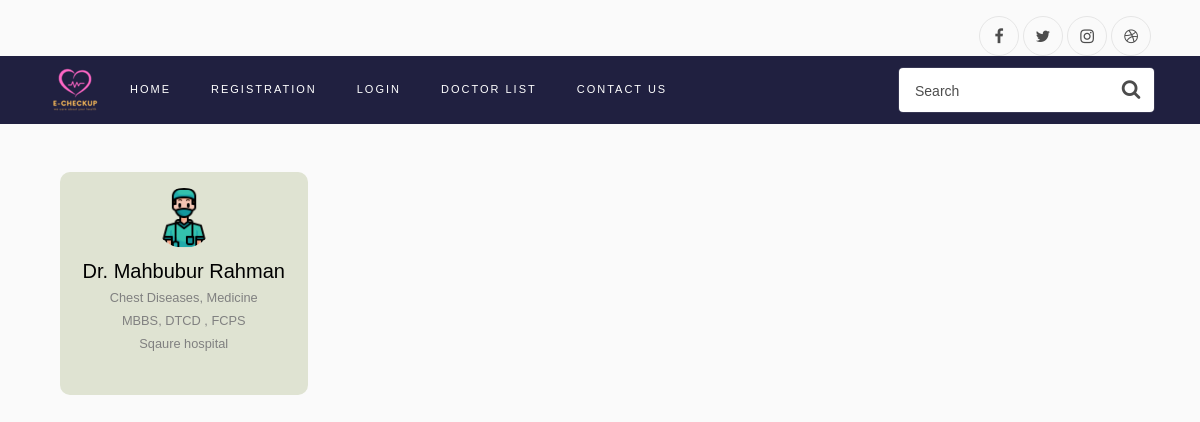
Page /doctor_list/ on the earlier database version.
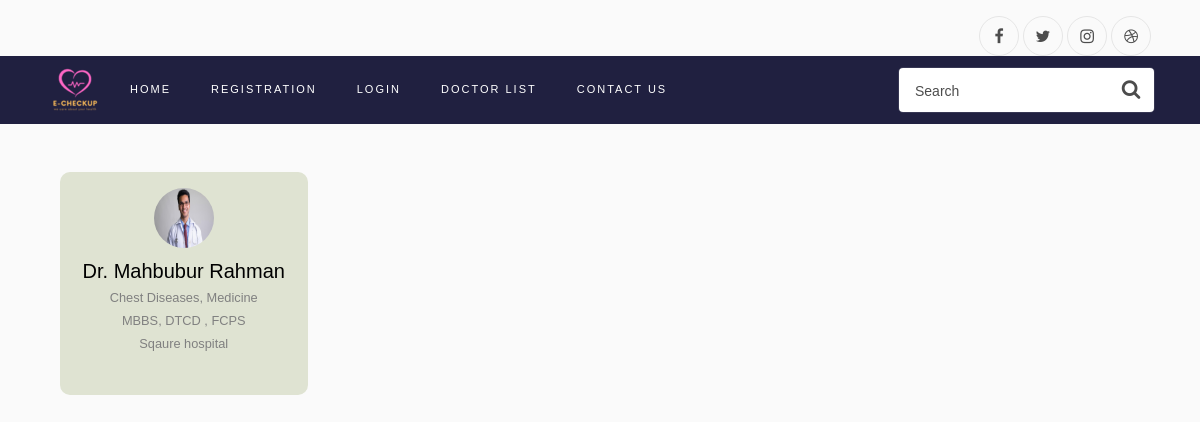
Same page on the later database version.
### userManagement/models.py (models this page shows, shortened)
class DoctorProfile(models.Model):
    image = models.ImageField(upload_to='doctor/', blank=True, null=True, default="doctor/default_icon.png",)
    user = models.ForeignKey(User, default=None, on_delete=models.CASCADE)
    name = models.CharField(max_length=50,blank=True,null=True)
    email = models.EmailField(blank=True,null=True)
    status = models.BooleanField(blank=True,null=True,default=True)
    degree = models.CharField(max_length=500,blank=True,null=True)
    hospital_name = models.CharField(max_length=100,blank=True,null=True)
    speciality = models.CharField(max_length=100,blank=True,null=True)
    def create_user_profile(sender, instance, created, **kwargs):
        if created and instance.type == Types.Doctor:
            DoctorProfile.objects.create(user=instance)
            DoctorTiming.objects.create(doctor=instance)
    post_save.connect(create_user_profile, sender=Doctor)

### userManagement/views.py (the view)
# urls.py: path('doctor_list/',userView.doctor_list,name='doctor_list'),
def doctor_list(request):
    doctors = DoctorProfile.objects.all()
    context={
        'doctors':doctors
    }
    return render(request, 'userManagement/doctorList.html', context)

### userManagement/context.py (called while the page is built, shortened)
def verifiedUser(request):
    usertype = ''
    userStatus=''
    context = {
        'userStatus': userStatus,
        'usertype' : usertype
    }
    return context

### templates/userManagement/doctorList.html (shortened to what this page needs)
{% extends 'base.html' %}
{% load static %}
{% block content %}
    <div class="container mt-5 mb-5">
        <div class="row g-2">
            {% for d in  doctors %}
                {% if  d.name is not None %}
                    <div class="col-md-3">
                        <div class="card p-2 py-3 text-center" style="background: #dfe3d2">
                            <div class="img mb-2"><img src="{{ d.image.url }}" width="60" height="60"
                                                       class="rounded-circle"></div>
                            <h5 class="mb-0">{{ d.name }}</h5> <small>{{ d.speciality }}</small>
                            <small>{{ d.degree }}</small>
                            <small>{{ d.hospital_name }}</small>
                        </div>
                    </div>
                {% endif %}
            {% endfor %}
        </div>
    </div>
{% endblock content %}

Differences in the rows shown:
changed DoctorProfile "Dr. Mahbubur Rahman": image: picture added in place of a placeholder
